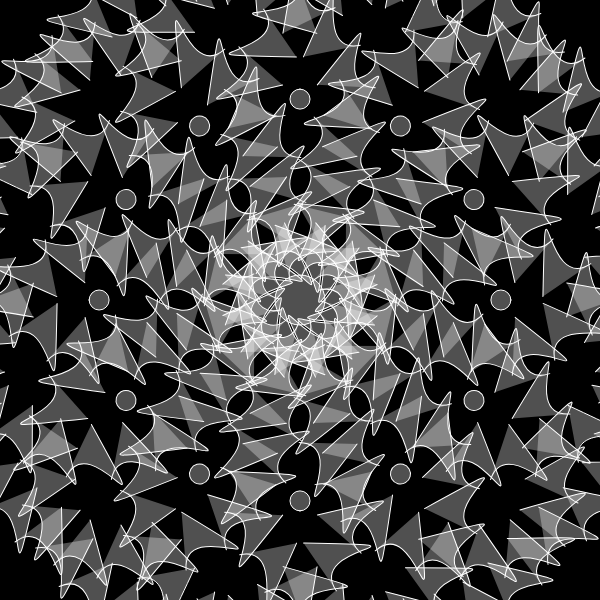
Frame 1 (no input)
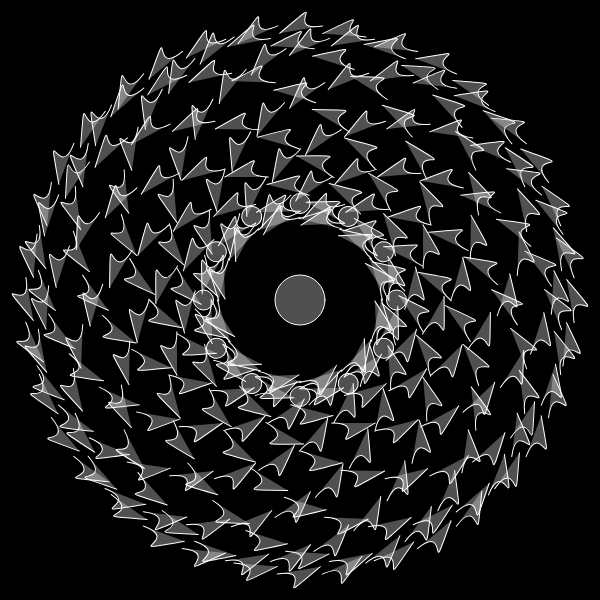
Frame 60 (no input)
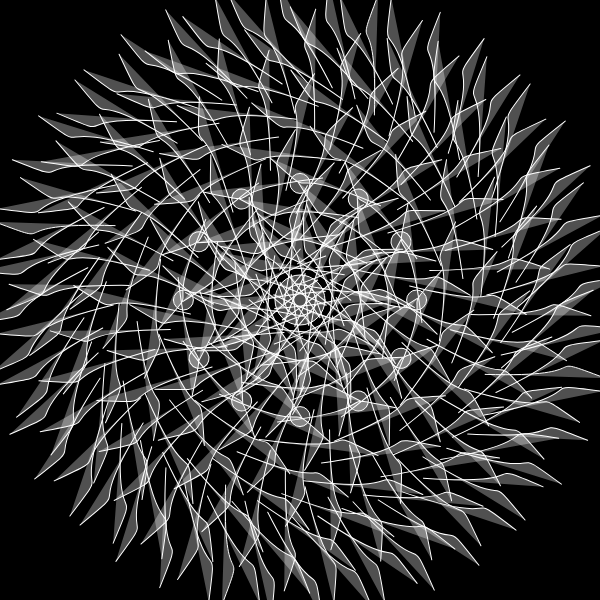
Frame 120 (the mouse pressed at the canvas centre since frame 60)

The p5.js sketch that drew these frames (run headless with seeded random() and noise() and a simulated clock; from frame 60 on, the mouse is pressed at the canvas centre):

// p5.js sketch
// ── sketch.js
var z1, z2, z3, z4, z5, z6, z7, z8;

function setup() {
  	createCanvas(600, 600);

	z1 = 0;
	z2 = 10;
	z3 = 20;
	z4 = 30;
	z5 = 40;
	z6 = 50;
	z7 = 60;
	z8 = 70;
}

function draw() {
	var n = 12;
	var n2 = 25;
	var rad = 300 * noise(z1);
	var rad2 = 300 * noise(z2);
	
	var x1 = 300 * noise(z3);
	var y1 = 300 * noise(z4);
	var x2 = 300 * noise(z5);
	var y2 = 300 * noise(z6);
	var x3 = 300 * noise(z7);
	var y3 = 300 * noise(z8);
	
	background(0);

	stroke(255);
	fill(255, 255, 255, 80);
	
	translate(width/2, height/2);
	ellipse(0, 0, 50, 50);
	for (var i=0; i<n; i++) {
		push();
		var angle = TWO_PI * (i / n);
		rotate(angle);		
		translate(rad, 0);
		ellipse(0, 0, 20, 20);
		for (var j=0; j<n2; j++) {
			push();
			var angle2 = TWO_PI * (j / n2);
			rotate(angle2);
			//triangle(x1, y1, x2, y2, x3, y3);
			bezier(x1, y1, x2, y2, x3, y3, x2, y2);
			pop();
		}
		pop();
	}
	
	z1 = z1 + 0.013;	
	z2 = z2 + 0.009;
	z3 = z3 + 0.011;
	z4 = z4 + 0.012;
	z5 = z5 + 0.005;
	z6 = z6 + 0.007;
	z7 = z7 + 0.010;
	z8 = z8 + 0.016;
}
